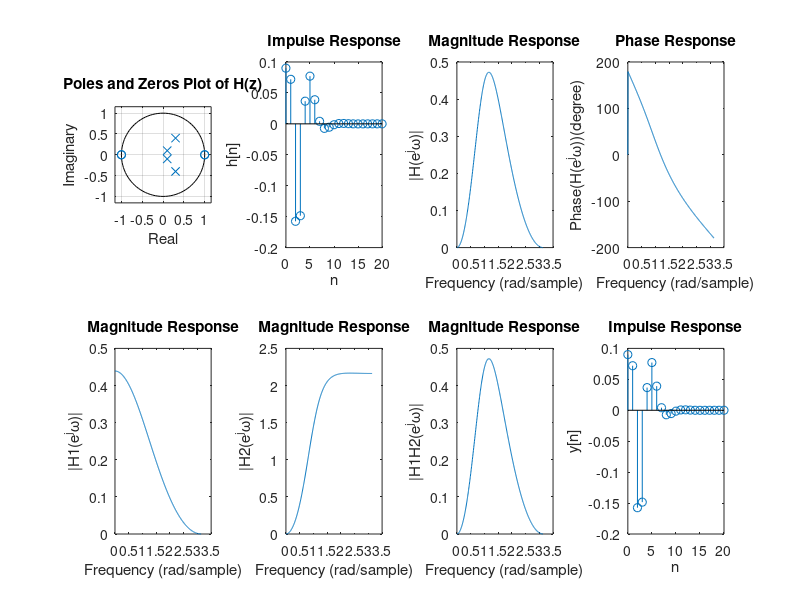

MATLAB code for this plot:
clear all; clc;

%%
num = [0.09,0, -0.18,0, 0.09]; 
den = [1,-0.8,0.39,-0.062,0.005];
figure;
subplot(2,4,1);
zplane(num, den);
title('Poles and Zeros Plot of H(z)');
xlabel('Real');
ylabel('Imaginary');

%%
[r, p, k] = residuez(num, den); 
n = 0:20;


h_n = zeros(size(n));
for i = 1:length(r)
    h_n = h_n + r(i) * p(i).^n;
end
for i = 1:length(k)
    h_n(i) = h_n(i) + k(i);
end
subplot(2,4,2);
stem(n, real(h_n));
title('Impulse Response');
xlabel('n');
ylabel('h[n]');


%%
[~, w] = freqz(num, den); 
mag = abs(freqz(num, den, w));
phase = angle(freqz(num, den, w))*180/pi;

subplot(2, 4, 3);
plot(w, mag); % Plotting magnitude response
title('Magnitude Response');
xlabel('Frequency (rad/sample)');
ylabel('|H(e^j\omega)|');

subplot(2, 4, 4);
plot(w, phase); % Plotting phase response
title('Phase Response');
xlabel('Frequency (rad/sample)');
ylabel('Phase(H(e^j\omega))(degree)');

%%
z=[-1, -1, 1, 1];

p=[0.3+0.4i, 0.3-0.4i,0.1+0.1i,0.1-0.1i];
sos = zp2sos(z, p,0.09); % Second-order sections
disp('Second-Order Sections:');
disp(sos);

%%
b_1=sos(1,[1 2 3]);
a_1=sos(1,[4 5 6]);
b_2=sos(2,[1 2 3]);
a_2=sos(2,[4 5 6]);
disp(b_1);
disp(a_1);
disp(b_2);
disp(a_2);

[~, w_1] = freqz(b_1,a_1); 
mag_1 = abs(freqz(b_1,a_1,w));

subplot(2, 4, 5);
plot(w_1, mag_1); % Plotting magnitude response
title('Magnitude Response');
xlabel('Frequency (rad/sample)');
ylabel('|H1(e^j\omega)|');

[~, w_2] = freqz(b_2,a_2); 
mag_2 = abs(freqz(b_2,a_2,w_2));
subplot(2, 4, 6);
plot(w_2, mag_2); % Plotting magnitude response
title('Magnitude Response');
xlabel('Frequency (rad/sample)');
ylabel('|H2(e^j\omega)|');

mag_ = mag_1.*mag_2;
subplot(2,4,7);
plot(w_1, mag_);
title('Magnitude Response');
xlabel('Frequency (rad/sample)');
ylabel('|H1H2(e^j\omega)|');

correct = true;
i = 1;
for err = abs(mag-mag_)
    if err > 10^-15
        disp('there is difference');
        correct = false;
        i = i + 1;
        disp(i);
        disp(err);
    end
end

if correct
    disp('answer in e is the same as answer in c')
end

%%
x=zeros(size(n));
x(1) = 1;
y=filter(num,den,x);
subplot(2,4,8);
stem(n, real(y));
title('Impulse Response');
xlabel('n');
ylabel('y[n]');

correct_ = true;
i = 1;
for err_ = abs(h_n-y)
    if err_ > 10^-14
        disp('there is difference');
        correct_ = false;
        i = i + 1;
        disp(i);
        disp(err_);
    end
end

if correct_
    disp('answer in f is the same as the theoretical answer in b')
end
